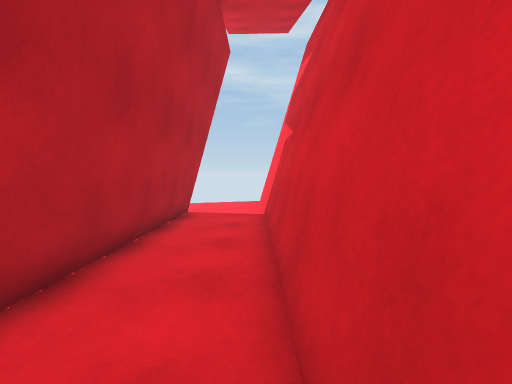
view 1 (above)

16 first-person views from a walk through a 3-D level made in the Unity game engine. The camera is 1.4 m above the floor, tilts 4° down and sees 90° across. The floor is counted in squares, 1 m on a side. Each view is taken from the middle of a square. On the plan, view 1 faces up. The plan holds only what a view shows up to about 13 squares ahead; the rest is blank. The place goes on beyond the plan.

view 2
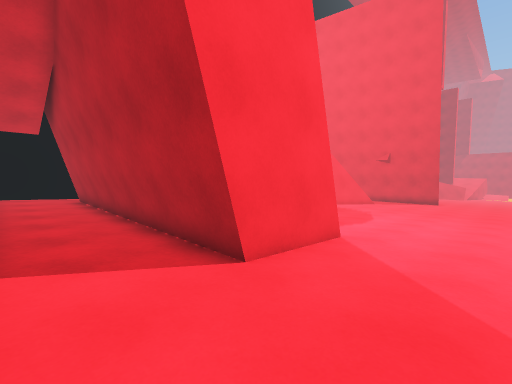

view 3
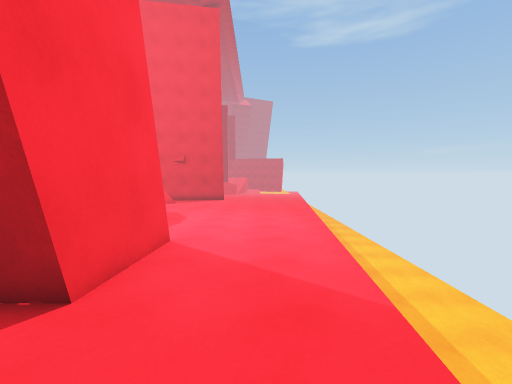

view 4
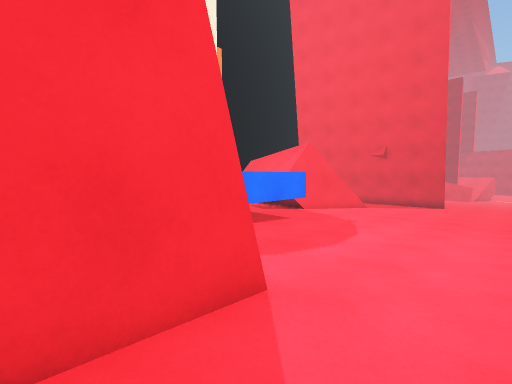

view 5
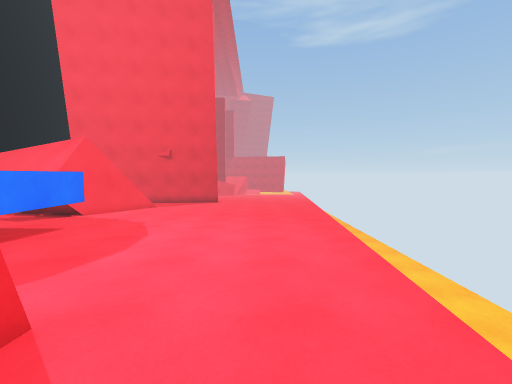

view 6
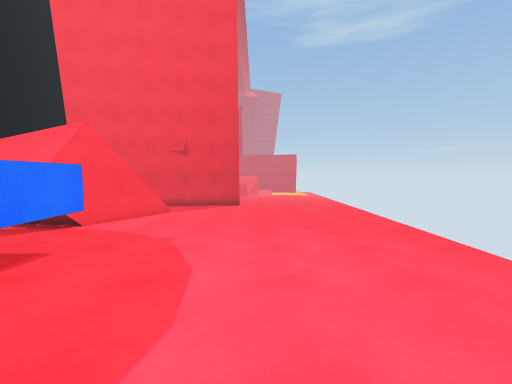

view 7
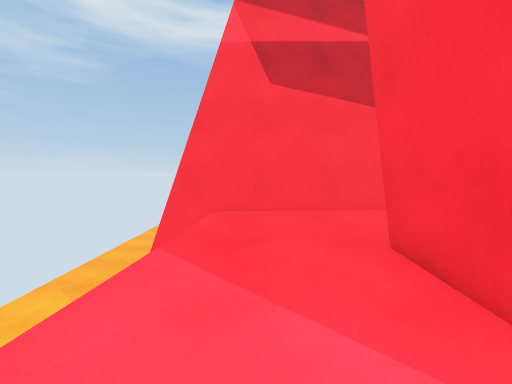

view 8
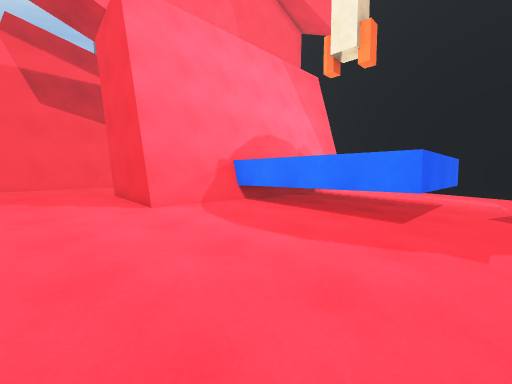

view 9
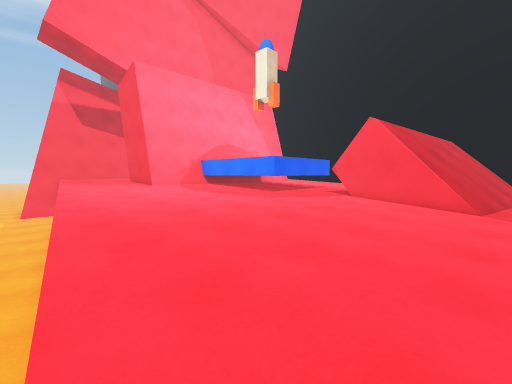

view 10
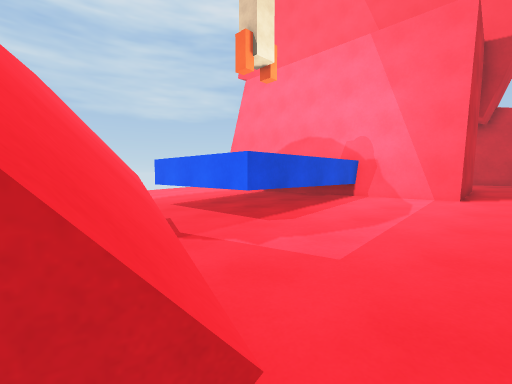

view 11
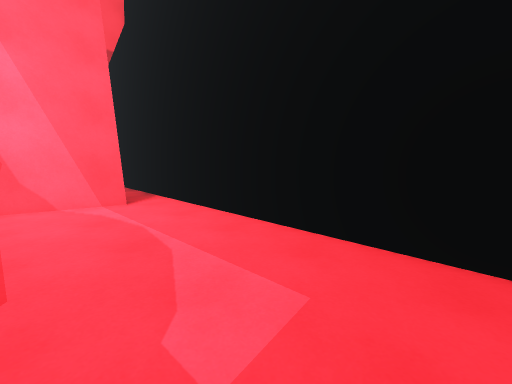

view 12
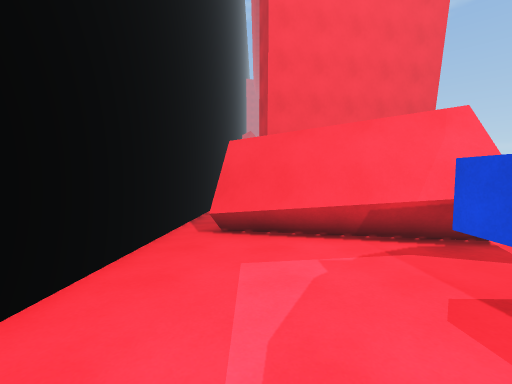

view 13
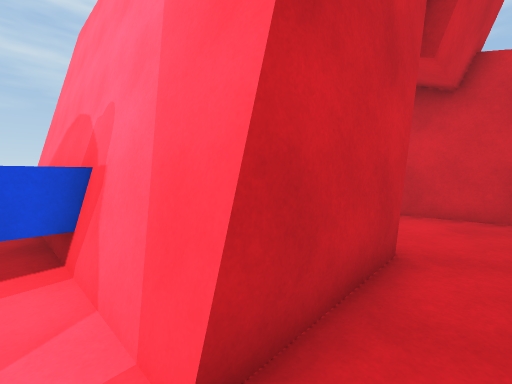

view 14
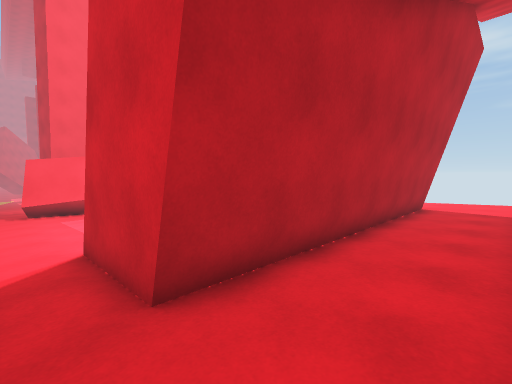

view 15
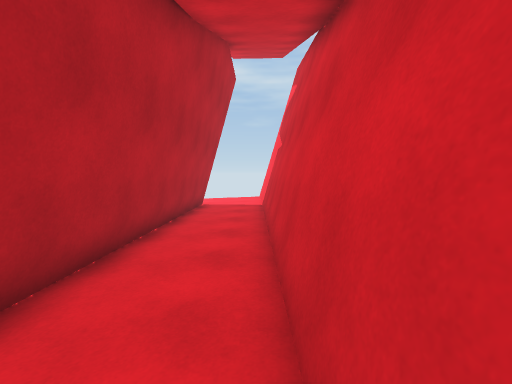

view 16
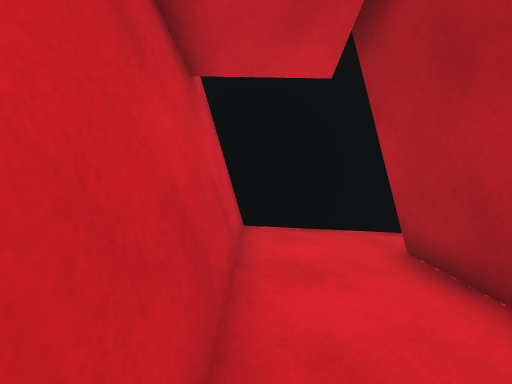

### Floor plan
Key: @ floor where view 1 was taken; # wall or solid block; . main floor; : floor 0.25 m higher than the main floor; - floor 0.25 m lower than the main floor; + floor 0.5 m higher than the main floor; * floor 0.75 m higher than the main floor; _ floor 1.75 m lower than the main floor; / step, stairs or slope; = window, fence, low wall or low ledge; ^ raised ledge; v drop or lower ground.
Columns run from 21 left of view 1 to 6 right of it. Each row starts with its distance up from view 1.
 19       ___________  _________
 18       ____________ _________
 17 - =_______________
 16  ----... v _______   #
 15 -----......:::: v __ ##
 14 -----.....::::::+++++/#
 13 -----.....:::::++++++*#
 12 -----.....:::::++++++*#
 11 -----.....:::::####+**#
 10 -----.....:::::#  #+**#
  9 ----......:::::#  #+**#
  8 ----......:::::#  #+**#
  7 ----.....^^^^^^#  #+**#
  6 -/##.....^     #  #+**#
  5 -////##..^     #  #+**#
  4 /////v#..^     #  #***#
  3 ///// #..^     #  #***#
  2 ////=##..^^^^^^#  #***#
  1 ////v#..::::::+#  #***#
  0 ////##..::::::+#  #**@#
 -1    =##..:::::++#  #***#
 -2     #=..:::::++####***#
 -3 ---.....:::::+++++****#
 -4 #######################

Where each view was taken, in squares from view 1:
view 1: 0 up, 0 right, facing up
view 2: 14 up, 0 right, facing down-left
view 3: 13 up, 0 right, facing left
view 4: 13 up, 4 left, facing down-left
view 5: 13 up, 4 left, facing left
view 6: 11 up, 7 left, facing left
view 7: 13 up, 7 left, facing right
view 8: 14 up, 14 left, facing down-right
view 9: 17 up, 21 left, facing down-right
view 10: 3 down, 17 left, facing up-right
view 11: 1 up, 15 left, facing down-right
view 12: 1 down, 9 left, facing left
view 13: 3 down, 7 left, facing up-right
view 14: 3 down, 0 right, facing up-left
view 15: 3 down, 0 right, facing up
view 16: 3 up, 0 right, facing down
